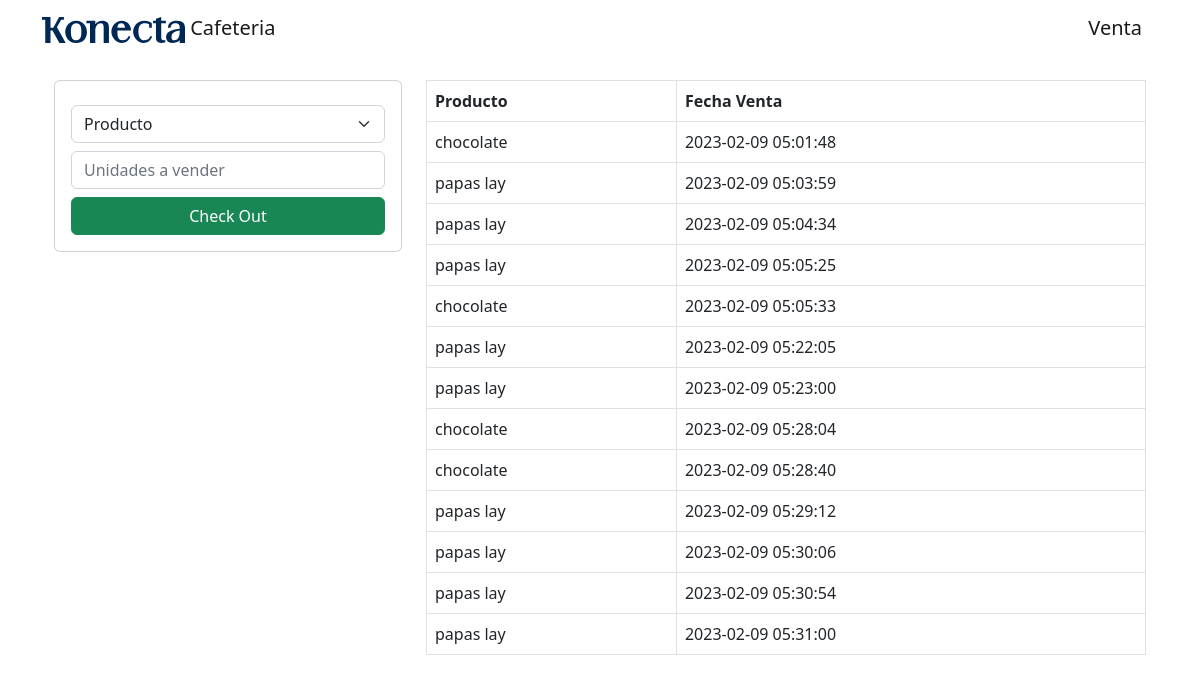
The app's page /venta.php with its own data.
### tables this page shows
CREATE TABLE `ventas` (
  `id` int(11) NOT NULL,
  `total_vendido` int(50) NOT NULL,
  `productoId` int(11) NOT NULL,
  `fecha_venta` timestamp NOT NULL DEFAULT current_timestamp() ON UPDATE current_timestamp()
);

CREATE TABLE `productos` (
  `id` int(11) NOT NULL,
  `nombre_producto` text NOT NULL,
  `referencia` varchar(100) NOT NULL,
  `precio` int(11) NOT NULL,
  `peso` int(11) NOT NULL,
  `stock` int(50) NOT NULL,
  `ventas` int(50) NOT NULL,
  `categoriaId` int(11) NOT NULL,
  `create_at` timestamp NOT NULL DEFAULT current_timestamp() ON UPDATE current_timestamp()
);

### venta.php (the view, shortened to what this page needs)
<?php include("db.php") ?>
<?php include('includes/header.php') ?>
<div class="container p-4">
    <div class="row">
        <div class="col-md-4">
            <div class="card card-body">
                <form action="save.php" method="POST">
                    <select class="form-select  mt-2 " aria-label=".form-select-sm example" name="productoVenta">
                        <option selected disabled>Producto</option>
                    </select>
                    <div class="form-group  mt-2">
                        <input type="number" name="unidadVenta" class="form-control" placeholder="Unidades a vender">
                    </div>
                    <div class="d-grid gap-2">
                        <input type="submit" class="btn btn-success  mt-2 " name="ventaProducto" value="Check Out">
                    </div>
                </form>
            </div>
        </div>
        <div class="col-md-8">
            <table class="table table-bordered">
                <thead>
                    <tr>
                        <th>Producto</th>
                        <th>Fecha Venta</th>
                    </tr>
                </thead>
                <tbody>
                    <?php
                    $query = "SELECT productos.nombre_producto, ventas.fecha_venta FROM ventas INNER JOIN productos ON ventas.productoId = productos.id";
                    $result_ventas = mysqli_query($conn, $query);
                    while ($row = mysqli_fetch_array($result_ventas)) { ?>
                        <tr>
                            <td><?php echo $row['nombre_producto'] ?></td>
                            <td><?php echo $row['fecha_venta'] ?></td>
                        </tr>
                    <?php }  ?>
                </tbody>
            </table>
        </div>
    </div>
    <?php include('includes/footer.php') ?>

### includes/header.php (shortened to what this page needs)
<!doctype html>
<html lang="en">
<head>
    <link href="https://cdn.jsdelivr.net/npm/bootstrap@5.2.1/dist/css/bootstrap.min.css" rel="stylesheet">
</head>
<body>
    <nav class="navbar navbar-expand-lg bg-body-tertiary">
        <div class="container">
            <a class="navbar-brand" href="index.php"><img src="img/konecta_logo.svg" alt=""> Cafeteria</a>
            <a class="navbar-brand" href="venta.php">Venta</a>
        </div>
    </nav>

### includes/footer.php (shortened to what this page needs)
</body>
</html>

### records on screen
ventas: productoId.nombre_producto "chocolate", fecha_venta "2023-02-09 05:01:48"
ventas: productoId.nombre_producto "papas lay", fecha_venta "2023-02-09 05:03:59"
ventas: productoId.nombre_producto "papas lay", fecha_venta "2023-02-09 05:04:34"
ventas: productoId.nombre_producto "papas lay", fecha_venta "2023-02-09 05:05:25"
ventas: productoId.nombre_producto "chocolate", fecha_venta "2023-02-09 05:05:33"
ventas: productoId.nombre_producto "papas lay", fecha_venta "2023-02-09 05:22:05"
ventas: productoId.nombre_producto "papas lay", fecha_venta "2023-02-09 05:23:00"
ventas: productoId.nombre_producto "chocolate", fecha_venta "2023-02-09 05:28:04"
ventas: productoId.nombre_producto "chocolate", fecha_venta "2023-02-09 05:28:40"
ventas: productoId.nombre_producto "papas lay", fecha_venta "2023-02-09 05:29:12"
ventas: productoId.nombre_producto "papas lay", fecha_venta "2023-02-09 05:30:06"
ventas: productoId.nombre_producto "papas lay", fecha_venta "2023-02-09 05:30:54"
ventas: productoId.nombre_producto "papas lay", fecha_venta "2023-02-09 05:31:00"
